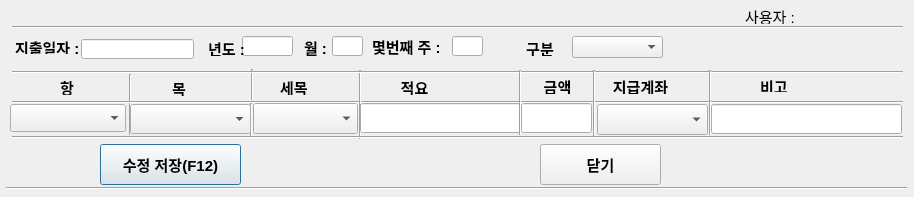
<?xml version="1.0" encoding="UTF-8"?>
<ui version="4.0">
 <class>precost_call</class>
 <widget class="QDialog" name="precost_call">
  <property name="geometry">
   <rect>
    <x>0</x>
    <y>0</y>
    <width>914</width>
    <height>197</height>
   </rect>
  </property>
  <property name="font">
   <font>
    <pointsize>11</pointsize>
   </font>
  </property>
  <property name="windowTitle">
   <string>Dialog</string>
  </property>
  <widget class="QLineEdit" name="year_widget">
   <property name="geometry">
    <rect>
     <x>242</x>
     <y>36</y>
     <width>51</width>
     <height>20</height>
    </rect>
   </property>
   <property name="font">
    <font>
     <pointsize>11</pointsize>
     <weight>75</weight>
     <bold>true</bold>
    </font>
   </property>
  </widget>
  <widget class="QLabel" name="user">
   <property name="geometry">
    <rect>
     <x>745</x>
     <y>8</y>
     <width>51</width>
     <height>16</height>
    </rect>
   </property>
   <property name="text">
    <string>사용자 :</string>
   </property>
  </widget>
  <widget class="Line" name="line_6">
   <property name="geometry">
    <rect>
     <x>120</x>
     <y>74</y>
     <width>20</width>
     <height>61</height>
    </rect>
   </property>
   <property name="font">
    <font>
     <pointsize>11</pointsize>
    </font>
   </property>
   <property name="orientation">
    <enum>Qt::Vertical</enum>
   </property>
  </widget>
  <widget class="Line" name="line_8">
   <property name="geometry">
    <rect>
     <x>242</x>
     <y>69</y>
     <width>20</width>
     <height>31</height>
    </rect>
   </property>
   <property name="font">
    <font>
     <pointsize>11</pointsize>
    </font>
   </property>
   <property name="orientation">
    <enum>Qt::Vertical</enum>
   </property>
  </widget>
  <widget class="Line" name="line">
   <property name="geometry">
    <rect>
     <x>12</x>
     <y>17</y>
     <width>891</width>
     <height>20</height>
    </rect>
   </property>
   <property name="font">
    <font>
     <pointsize>11</pointsize>
    </font>
   </property>
   <property name="orientation">
    <enum>Qt::Horizontal</enum>
   </property>
  </widget>
  <widget class="Line" name="line_13">
   <property name="geometry">
    <rect>
     <x>6</x>
     <y>180</y>
     <width>901</width>
     <height>16</height>
    </rect>
   </property>
   <property name="font">
    <font>
     <pointsize>11</pointsize>
    </font>
   </property>
   <property name="orientation">
    <enum>Qt::Horizontal</enum>
   </property>
  </widget>
  <widget class="QLabel" name="hang_1">
   <property name="geometry">
    <rect>
     <x>60</x>
     <y>79</y>
     <width>21</width>
     <height>16</height>
    </rect>
   </property>
   <property name="font">
    <font>
     <pointsize>11</pointsize>
     <weight>75</weight>
     <bold>true</bold>
    </font>
   </property>
   <property name="text">
    <string>항</string>
   </property>
  </widget>
  <widget class="Line" name="line_11">
   <property name="geometry">
    <rect>
     <x>241</x>
     <y>103</y>
     <width>20</width>
     <height>35</height>
    </rect>
   </property>
   <property name="orientation">
    <enum>Qt::Vertical</enum>
   </property>
  </widget>
  <widget class="QLabel" name="hun_Y">
   <property name="geometry">
    <rect>
     <x>208</x>
     <y>40</y>
     <width>36</width>
     <height>16</height>
    </rect>
   </property>
   <property name="font">
    <font>
     <pointsize>11</pointsize>
     <weight>75</weight>
     <bold>true</bold>
    </font>
   </property>
   <property name="text">
    <string>년도 :</string>
   </property>
  </widget>
  <widget class="Line" name="line_4">
   <property name="geometry">
    <rect>
     <x>12</x>
     <y>94</y>
     <width>891</width>
     <height>16</height>
    </rect>
   </property>
   <property name="font">
    <font>
     <pointsize>11</pointsize>
    </font>
   </property>
   <property name="orientation">
    <enum>Qt::Horizontal</enum>
   </property>
  </widget>
  <widget class="QLabel" name="marks_1">
   <property name="geometry">
    <rect>
     <x>760</x>
     <y>80</y>
     <width>56</width>
     <height>12</height>
    </rect>
   </property>
   <property name="font">
    <font>
     <pointsize>11</pointsize>
     <weight>75</weight>
     <bold>true</bold>
    </font>
   </property>
   <property name="text">
    <string>비고</string>
   </property>
  </widget>
  <widget class="QLabel" name="amount_1">
   <property name="geometry">
    <rect>
     <x>532</x>
     <y>78</y>
     <width>51</width>
     <height>16</height>
    </rect>
   </property>
   <property name="font">
    <font>
     <pointsize>11</pointsize>
     <weight>75</weight>
     <bold>true</bold>
    </font>
   </property>
   <property name="text">
    <string>금액</string>
   </property>
   <property name="alignment">
    <set>Qt::AlignCenter</set>
   </property>
  </widget>
  <widget class="QLabel" name="cost_date">
   <property name="geometry">
    <rect>
     <x>15</x>
     <y>40</y>
     <width>63</width>
     <height>14</height>
    </rect>
   </property>
   <property name="font">
    <font>
     <pointsize>11</pointsize>
     <weight>75</weight>
     <bold>true</bold>
    </font>
   </property>
   <property name="text">
    <string>지출일자 :</string>
   </property>
  </widget>
  <widget class="Line" name="line_10">
   <property name="geometry">
    <rect>
     <x>350</x>
     <y>70</y>
     <width>20</width>
     <height>35</height>
    </rect>
   </property>
   <property name="font">
    <font>
     <pointsize>11</pointsize>
    </font>
   </property>
   <property name="orientation">
    <enum>Qt::Vertical</enum>
   </property>
  </widget>
  <widget class="Line" name="line_12">
   <property name="geometry">
    <rect>
     <x>350</x>
     <y>104</y>
     <width>20</width>
     <height>35</height>
    </rect>
   </property>
   <property name="orientation">
    <enum>Qt::Vertical</enum>
   </property>
  </widget>
  <widget class="QLineEdit" name="marks_widget">
   <property name="geometry">
    <rect>
     <x>711</x>
     <y>104</y>
     <width>191</width>
     <height>30</height>
    </rect>
   </property>
   <property name="font">
    <font>
     <pointsize>11</pointsize>
    </font>
   </property>
  </widget>
  <widget class="Line" name="line_2">
   <property name="geometry">
    <rect>
     <x>12</x>
     <y>64</y>
     <width>891</width>
     <height>16</height>
    </rect>
   </property>
   <property name="orientation">
    <enum>Qt::Horizontal</enum>
   </property>
  </widget>
  <widget class="QLabel" name="user_widget">
   <property name="geometry">
    <rect>
     <x>800</x>
     <y>3</y>
     <width>56</width>
     <height>20</height>
    </rect>
   </property>
   <property name="text">
    <string/>
   </property>
  </widget>
  <widget class="QPushButton" name="add_cost_button">
   <property name="geometry">
    <rect>
     <x>100</x>
     <y>144</y>
     <width>141</width>
     <height>41</height>
    </rect>
   </property>
   <property name="font">
    <font>
     <pointsize>11</pointsize>
     <weight>75</weight>
     <bold>true</bold>
    </font>
   </property>
   <property name="text">
    <string>수정 저장(F12)</string>
   </property>
   <property name="shortcut">
    <string>F12</string>
   </property>
  </widget>
  <widget class="Line" name="line_5">
   <property name="geometry">
    <rect>
     <x>12</x>
     <y>129</y>
     <width>891</width>
     <height>16</height>
    </rect>
   </property>
   <property name="orientation">
    <enum>Qt::Horizontal</enum>
   </property>
  </widget>
  <widget class="QLineEdit" name="cost_detail_widget">
   <property name="geometry">
    <rect>
     <x>360</x>
     <y>103</y>
     <width>161</width>
     <height>30</height>
    </rect>
   </property>
   <property name="font">
    <font>
     <pointsize>11</pointsize>
    </font>
   </property>
   <property name="text">
    <string/>
   </property>
   <property name="alignment">
    <set>Qt::AlignLeading|Qt::AlignLeft|Qt::AlignVCenter</set>
   </property>
  </widget>
  <widget class="QPushButton" name="cost_cancel_button">
   <property name="geometry">
    <rect>
     <x>540</x>
     <y>144</y>
     <width>121</width>
     <height>41</height>
    </rect>
   </property>
   <property name="font">
    <font>
     <pointsize>11</pointsize>
     <weight>75</weight>
     <bold>true</bold>
    </font>
   </property>
   <property name="focusPolicy">
    <enum>Qt::NoFocus</enum>
   </property>
   <property name="text">
    <string>닫기</string>
   </property>
  </widget>
  <widget class="QLabel" name="hun_month">
   <property name="geometry">
    <rect>
     <x>304</x>
     <y>37</y>
     <width>31</width>
     <height>20</height>
    </rect>
   </property>
   <property name="font">
    <font>
     <pointsize>11</pointsize>
     <weight>75</weight>
     <bold>true</bold>
    </font>
   </property>
   <property name="text">
    <string>월 :</string>
   </property>
  </widget>
  <widget class="QLineEdit" name="month_widget">
   <property name="geometry">
    <rect>
     <x>332</x>
     <y>36</y>
     <width>31</width>
     <height>20</height>
    </rect>
   </property>
   <property name="font">
    <font>
     <pointsize>11</pointsize>
     <weight>75</weight>
     <bold>true</bold>
    </font>
   </property>
  </widget>
  <widget class="QLabel" name="hun_week">
   <property name="geometry">
    <rect>
     <x>372</x>
     <y>36</y>
     <width>71</width>
     <height>21</height>
    </rect>
   </property>
   <property name="font">
    <font>
     <pointsize>11</pointsize>
     <weight>75</weight>
     <bold>true</bold>
    </font>
   </property>
   <property name="text">
    <string>몇번째 주 :</string>
   </property>
  </widget>
  <widget class="QLineEdit" name="week_widget">
   <property name="geometry">
    <rect>
     <x>452</x>
     <y>36</y>
     <width>31</width>
     <height>20</height>
    </rect>
   </property>
   <property name="font">
    <font>
     <pointsize>11</pointsize>
     <weight>75</weight>
     <bold>true</bold>
    </font>
   </property>
  </widget>
  <widget class="QLabel" name="cost_detail_1">
   <property name="geometry">
    <rect>
     <x>389</x>
     <y>79</y>
     <width>51</width>
     <height>16</height>
    </rect>
   </property>
   <property name="font">
    <font>
     <pointsize>11</pointsize>
     <weight>75</weight>
     <bold>true</bold>
    </font>
   </property>
   <property name="text">
    <string>적요</string>
   </property>
   <property name="alignment">
    <set>Qt::AlignCenter</set>
   </property>
  </widget>
  <widget class="QLabel" name="mok_1">
   <property name="geometry">
    <rect>
     <x>172</x>
     <y>80</y>
     <width>21</width>
     <height>16</height>
    </rect>
   </property>
   <property name="font">
    <font>
     <pointsize>11</pointsize>
     <weight>75</weight>
     <bold>true</bold>
    </font>
   </property>
   <property name="text">
    <string>목</string>
   </property>
  </widget>
  <widget class="QLabel" name="semok_1">
   <property name="geometry">
    <rect>
     <x>280</x>
     <y>79</y>
     <width>31</width>
     <height>16</height>
    </rect>
   </property>
   <property name="font">
    <font>
     <pointsize>11</pointsize>
     <weight>75</weight>
     <bold>true</bold>
    </font>
   </property>
   <property name="text">
    <string>세목</string>
   </property>
  </widget>
  <widget class="Line" name="line_15">
   <property name="geometry">
    <rect>
     <x>510</x>
     <y>100</y>
     <width>20</width>
     <height>35</height>
    </rect>
   </property>
   <property name="orientation">
    <enum>Qt::Vertical</enum>
   </property>
  </widget>
  <widget class="Line" name="line_17">
   <property name="geometry">
    <rect>
     <x>510</x>
     <y>70</y>
     <width>20</width>
     <height>35</height>
    </rect>
   </property>
   <property name="font">
    <font>
     <pointsize>11</pointsize>
    </font>
   </property>
   <property name="orientation">
    <enum>Qt::Vertical</enum>
   </property>
  </widget>
  <widget class="QLineEdit" name="amount_widget">
   <property name="geometry">
    <rect>
     <x>521</x>
     <y>103</y>
     <width>71</width>
     <height>30</height>
    </rect>
   </property>
   <property name="font">
    <font>
     <pointsize>11</pointsize>
    </font>
   </property>
   <property name="text">
    <string/>
   </property>
   <property name="alignment">
    <set>Qt::AlignRight|Qt::AlignTrailing|Qt::AlignVCenter</set>
   </property>
  </widget>
  <widget class="Line" name="line_18">
   <property name="geometry">
    <rect>
     <x>584</x>
     <y>101</y>
     <width>20</width>
     <height>35</height>
    </rect>
   </property>
   <property name="orientation">
    <enum>Qt::Vertical</enum>
   </property>
  </widget>
  <widget class="Line" name="line_20">
   <property name="geometry">
    <rect>
     <x>584</x>
     <y>70</y>
     <width>20</width>
     <height>35</height>
    </rect>
   </property>
   <property name="font">
    <font>
     <pointsize>11</pointsize>
    </font>
   </property>
   <property name="orientation">
    <enum>Qt::Vertical</enum>
   </property>
  </widget>
  <widget class="QComboBox" name="hang_combo_widget">
   <property name="geometry">
    <rect>
     <x>10</x>
     <y>104</y>
     <width>116</width>
     <height>28</height>
    </rect>
   </property>
   <property name="font">
    <font>
     <pointsize>11</pointsize>
    </font>
   </property>
  </widget>
  <widget class="QComboBox" name="mok_combo_widget">
   <property name="geometry">
    <rect>
     <x>130</x>
     <y>104</y>
     <width>121</width>
     <height>30</height>
    </rect>
   </property>
   <property name="font">
    <font>
     <pointsize>11</pointsize>
    </font>
   </property>
  </widget>
  <widget class="QComboBox" name="semok_combo_widget">
   <property name="geometry">
    <rect>
     <x>253</x>
     <y>103</y>
     <width>105</width>
     <height>31</height>
    </rect>
   </property>
   <property name="font">
    <font>
     <pointsize>11</pointsize>
    </font>
   </property>
  </widget>
  <widget class="QLabel" name="label">
   <property name="geometry">
    <rect>
     <x>512</x>
     <y>40</y>
     <width>56</width>
     <height>16</height>
    </rect>
   </property>
   <property name="font">
    <font>
     <pointsize>11</pointsize>
     <weight>75</weight>
     <bold>true</bold>
    </font>
   </property>
   <property name="text">
    <string>구분</string>
   </property>
   <property name="alignment">
    <set>Qt::AlignCenter</set>
   </property>
  </widget>
  <widget class="QComboBox" name="gubun_combo_widget">
   <property name="geometry">
    <rect>
     <x>572</x>
     <y>36</y>
     <width>91</width>
     <height>22</height>
    </rect>
   </property>
   <property name="font">
    <font>
     <pointsize>11</pointsize>
    </font>
   </property>
  </widget>
  <widget class="QLabel" name="amount_2">
   <property name="geometry">
    <rect>
     <x>610</x>
     <y>78</y>
     <width>61</width>
     <height>16</height>
    </rect>
   </property>
   <property name="font">
    <font>
     <pointsize>11</pointsize>
     <weight>75</weight>
     <bold>true</bold>
    </font>
   </property>
   <property name="text">
    <string>지급계좌</string>
   </property>
   <property name="alignment">
    <set>Qt::AlignCenter</set>
   </property>
  </widget>
  <widget class="Line" name="line_21">
   <property name="geometry">
    <rect>
     <x>700</x>
     <y>70</y>
     <width>20</width>
     <height>35</height>
    </rect>
   </property>
   <property name="font">
    <font>
     <pointsize>11</pointsize>
    </font>
   </property>
   <property name="orientation">
    <enum>Qt::Vertical</enum>
   </property>
  </widget>
  <widget class="Line" name="line_19">
   <property name="geometry">
    <rect>
     <x>700</x>
     <y>100</y>
     <width>20</width>
     <height>35</height>
    </rect>
   </property>
   <property name="orientation">
    <enum>Qt::Vertical</enum>
   </property>
  </widget>
  <widget class="QComboBox" name="banks_combo_widget">
   <property name="geometry">
    <rect>
     <x>597</x>
     <y>104</y>
     <width>111</width>
     <height>31</height>
    </rect>
   </property>
   <property name="font">
    <font>
     <pointsize>11</pointsize>
    </font>
   </property>
  </widget>
  <widget class="QLineEdit" name="payed_date_widget">
   <property name="geometry">
    <rect>
     <x>81</x>
     <y>39</y>
     <width>113</width>
     <height>20</height>
    </rect>
   </property>
   <property name="focusPolicy">
    <enum>Qt::NoFocus</enum>
   </property>
  </widget>
 </widget>
 <tabstops>
  <tabstop>month_widget</tabstop>
  <tabstop>week_widget</tabstop>
  <tabstop>gubun_combo_widget</tabstop>
  <tabstop>hang_combo_widget</tabstop>
  <tabstop>mok_combo_widget</tabstop>
  <tabstop>semok_combo_widget</tabstop>
  <tabstop>cost_detail_widget</tabstop>
  <tabstop>amount_widget</tabstop>
  <tabstop>banks_combo_widget</tabstop>
  <tabstop>marks_widget</tabstop>
  <tabstop>add_cost_button</tabstop>
  <tabstop>year_widget</tabstop>
  <tabstop>cost_cancel_button</tabstop>
 </tabstops>
 <resources/>
 <connections>
  <connection>
   <sender>add_cost_button</sender>
   <signal>clicked()</signal>
   <receiver>precost_call</receiver>
   <slot>data_append()</slot>
   <hints>
    <hint type="sourcelabel">
     <x>200</x>
     <y>168</y>
    </hint>
    <hint type="destinationlabel">
     <x>210</x>
     <y>401</y>
    </hint>
   </hints>
  </connection>
  <connection>
   <sender>cost_cancel_button</sender>
   <signal>clicked()</signal>
   <receiver>precost_call</receiver>
   <slot>file_close()</slot>
   <hints>
    <hint type="sourcelabel">
     <x>390</x>
     <y>644</y>
    </hint>
    <hint type="destinationlabel">
     <x>468</x>
     <y>638</y>
    </hint>
   </hints>
  </connection>
 </connections>
 <slots>
  <slot>data_append()</slot>
  <slot>file_save()</slot>
  <slot>suryang_1_QSpin()</slot>
  <slot>re_calculate()</slot>
  <slot>file_close()</slot>
  <slot>remove_row()</slot>
  <slot>serch_cost()</slot>
  <slot>pre_cost_data_call()</slot>
  <slot>cost_reset()</slot>
 </slots>
</ui>
